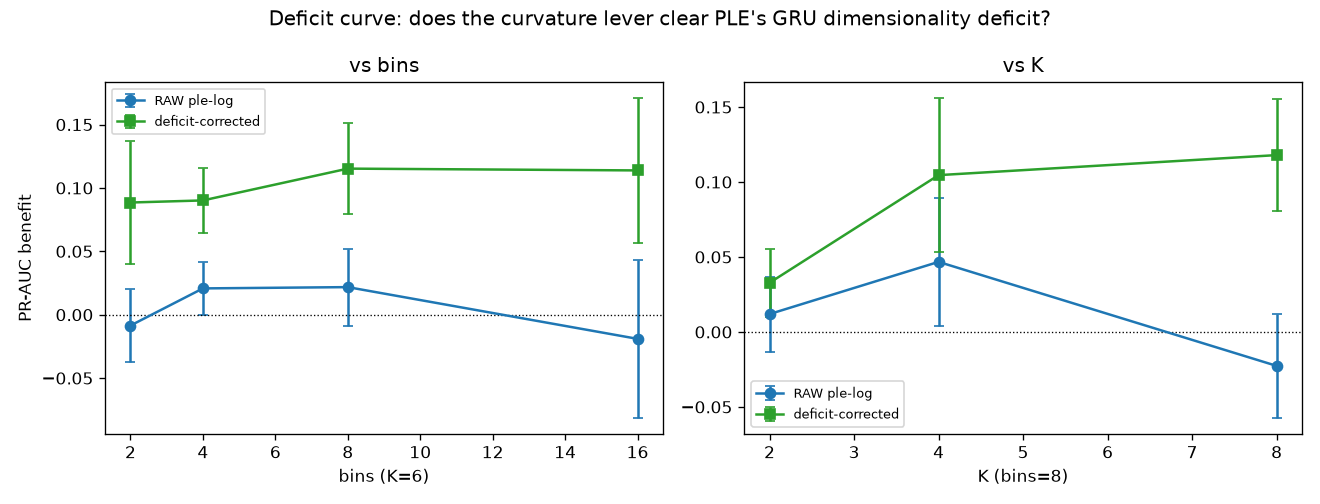

Write the Python code that produced this figure.
# /// script
# requires-python = ">=3.10"
# dependencies = ["numpy", "torch", "scikit-learn", "matplotlib"]
# ///
"""
OPEN QUESTION A — where does the curvature lever clear PLE's GRU dimensionality deficit?

Cycle 8 (corrected) showed monotone curvature is a real GRU lever (deficit-corrected +0.143) but that RAW
ple-log ~= 0 because PLE's per-step deficit in the recurrence is large (~-0.13 for K=6 x 12 bins). The
deployment-decisive question: at what feature count K and bin count B does the summed lever exceed the
summed deficit, i.e. RAW ple-log > 0? PLE's cost grows with K*B; the lever grows with K (more multivariate
curvature). So few bins should be the winning regime.

Design: K curved-in-log features (cubic), additive risk, recency-aggregated; log-adequate twin condition to
net the deficit. Affine GRU (Cycle-6 regime). Two 1-D sweeps + a static positive control at the reference:
  bins in {2,4,8,16} at K=6 ; K in {2,4,8} at bins=8.
Report RAW ple-log (deployment number) and deficit-corrected (lever) per config; find the raw>0 crossing.
5 seeds, paired 95% CI. The log arm is bins-independent -> trained once per (K,cond,seed) and reused.
"""
import numpy as np
import torch
import torch.nn as nn
from sklearn.linear_model import LogisticRegression
from sklearn.metrics import average_precision_score
import matplotlib
matplotlib.use("Agg")
import matplotlib.pyplot as plt

torch.manual_seed(0)
N_TRAIN, N_VAL, N_TEST = 4000, 2000, 4000
L = 32
HIDDEN, EPOCHS, LR, BATCH, PATIENCE = 32, 30, 0.01, 256, 6
DECAY = 0.9
SEEDS = [0, 1, 2, 3, 4]
T_CRIT = 2.776
W = (DECAY ** np.arange(L)[::-1]); W = W / W.sum()
BINS_SWEEP = [(6, 2), (6, 4), (6, 8), (6, 16)]              # (K, bins) vary bins at K=6
K_SWEEP = [(2, 8), (4, 8), (8, 8)]                          # vary K at bins=8
CONFIGS = BINS_SWEEP + K_SWEEP


def _std(v, axis=None):
    m = v.mean(axis=axis, keepdims=axis is not None)
    s = v.std(axis=axis, keepdims=axis is not None) + 1e-12
    return (v - m) / s


def make(cond, K, n, seed):
    rng = np.random.default_rng(seed)
    feats = np.exp(rng.normal(0.0, 1.2, size=(n, L, K)))
    sc = _std(np.log(feats), axis=(0, 1))
    logit = np.zeros(n)
    for j in range(K):
        g = _std(sc[..., j] ** 3 if cond == "curved" else sc[..., j])
        logit = logit + _std((g * W[None, :]).sum(1))
    b = -np.quantile(logit, 0.93)
    y = (rng.random(n) < 1 / (1 + np.exp(-(logit + b)))).astype(np.float32)
    return sc.astype(np.float32), y


def edges(sc, K, B):
    E = []
    for j in range(K):
        e = np.quantile(sc[..., j], np.linspace(0, 1, B + 1))
        for t in range(1, e.size):
            if e[t] <= e[t - 1]:
                e[t] = e[t - 1] + 1e-9
        E.append(e)
    return E


def enc(arm, sc, E, K, B):
    if arm == "log":
        return sc.astype(np.float32)
    cols = []
    for j in range(K):
        e = E[j]; x = sc[..., j]
        r = np.empty(sc.shape[:2] + (B,), dtype=np.float32)
        for t in range(B):
            r[..., t] = np.clip((x - e[t]) / (e[t + 1] - e[t]), 0.0, 1.0)
        cols.append(r)
    return np.concatenate(cols, axis=-1).astype(np.float32)


class GRUClf(nn.Module):
    def __init__(self, d):
        super().__init__()
        self.gru = nn.GRU(d, HIDDEN, batch_first=True)
        self.head = nn.Linear(HIDDEN, 1)

    def forward(self, x):
        out, _ = self.gru(x)
        return self.head(out[:, -1, :]).squeeze(1)


def gscore(m, X):
    m.eval()
    with torch.no_grad():
        return torch.sigmoid(m(torch.tensor(X))).numpy()


def gru_ap(Xtr, ytr, Xva, yva, Xte, yte, seed):
    torch.manual_seed(seed); torch.set_num_threads(1)
    m = GRUClf(Xtr.shape[2])
    opt = torch.optim.Adam(m.parameters(), lr=LR)
    lossf = nn.BCEWithLogitsLoss()
    Xt, yt = torch.tensor(Xtr), torch.tensor(ytr)
    best, bs, bad = -1.0, None, 0
    for ep in range(EPOCHS):
        m.train()
        g = torch.Generator().manual_seed(seed * 1000 + ep)
        perm = torch.randperm(len(ytr), generator=g)
        for i in range(0, len(ytr), BATCH):
            idx = perm[i:i + BATCH]
            opt.zero_grad(); lossf(m(Xt[idx]), yt[idx]).backward(); opt.step()
        a = average_precision_score(yva, gscore(m, Xva))
        if a > best + 1e-5:
            best, bad, bs = a, 0, {k: v.clone() for k, v in m.state_dict().items()}
        else:
            bad += 1
            if bad >= PATIENCE:
                break
    if bs is not None:
        m.load_state_dict(bs)
    return average_precision_score(yte, gscore(m, Xte))


def static_ap(arm, sc_tr, ytr, sc_te, yte, E, K, B):
    def pool(sc):
        return (enc(arm, sc, E, K, B) * W[None, :, None]).sum(1)
    m = LogisticRegression(max_iter=3000).fit(pool(sc_tr), ytr)
    return average_precision_score(yte, m.predict_proba(pool(sc_te))[:, 1])


def ci(d):
    d = np.asarray(d, float); m = d.mean(); se = d.std(ddof=1) / np.sqrt(len(d))
    return m, m - T_CRIT * se, m + T_CRIT * se


# cache log APs by (K, cond, seed); ple APs by (K, B, cond, seed)
logap, pleap, statap = {}, {}, {}
Ks = sorted({K for K, _ in CONFIGS})
for K in Ks:
    for cond in ("curved", "logadq"):
        for si, seed in enumerate(SEEDS):
            sc_tr, ytr = make(cond, K, N_TRAIN, 100 + seed)
            sc_va, yva = make(cond, K, N_VAL, 300 + seed)
            sc_te, yte = make(cond, K, N_TEST, 500 + seed)
            logap[(K, cond, si)] = gru_ap(enc("log", sc_tr, None, K, 0), ytr,
                                          enc("log", sc_va, None, K, 0), yva,
                                          enc("log", sc_te, None, K, 0), yte, seed)
            for (KK, B) in CONFIGS:
                if KK != K:
                    continue
                E = edges(sc_tr, K, B)
                pleap[(K, B, cond, si)] = gru_ap(enc("ple", sc_tr, E, K, B), ytr,
                                                 enc("ple", sc_va, E, K, B), yva,
                                                 enc("ple", sc_te, E, K, B), yte, seed)
                if (K, B) == (6, 8):                        # static positive control at reference config
                    statap[(cond, si)] = static_ap("ple", sc_tr, ytr, sc_te, yte, E, K, B) - \
                        static_ap("log", sc_tr, ytr, sc_te, yte, E, K, B)

print("=" * 88)
print("DEFICIT CURVE — RAW ple-log (deployment) and deficit-corrected (lever), affine GRU, 5 seeds")
print(f"{'K':>3} {'bins':>5} {'RAW ple-log':>22} {'deficit-corrected':>22} {'raw>0?':>7}")
rows = []
for (K, B) in CONFIGS:
    raw = ci([pleap[(K, B, "curved", si)] - logap[(K, "curved", si)] for si in range(len(SEEDS))])
    dc = ci([(pleap[(K, B, "curved", si)] - logap[(K, "curved", si)]) -
             (pleap[(K, B, "logadq", si)] - logap[(K, "logadq", si)]) for si in range(len(SEEDS))])
    rows.append((K, B, raw, dc))
    print(f"{K:>3} {B:>5} {raw[0]:+.3f} [{raw[1]:+.3f},{raw[2]:+.3f}] "
          f"{dc[0]:+.3f} [{dc[1]:+.3f},{dc[2]:+.3f}] {'YES' if raw[1] > 0 else 'no':>7}")

sc_ctrl = ci([statap[("curved", si)] for si in range(len(SEEDS))])
print(f"\nstatic positive control (K=6,bins=8) curved ple-log: {sc_ctrl[0]:+.3f} "
      f"[{sc_ctrl[1]:+.3f},{sc_ctrl[2]:+.3f}] -> {'FIRES' if sc_ctrl[1] > 0 else 'blind'}")

print("\nReadout: deficit-corrected (lever) should stay ~positive across configs; RAW crosses 0 as bins")
print("shrink / K grows. The winning deployment regime is where RAW ple-log CI clears 0.")

fig, (a1, a2) = plt.subplots(1, 2, figsize=(11, 4.2))
bp = [r for r in rows if (r[0], r[1]) in BINS_SWEEP]
a1.errorbar([r[1] for r in bp], [r[2][0] for r in bp],
            yerr=[[r[2][0] - r[2][1] for r in bp], [r[2][2] - r[2][0] for r in bp]],
            marker="o", capsize=3, color="#1f77b4", label="RAW ple-log")
a1.errorbar([r[1] for r in bp], [r[3][0] for r in bp],
            yerr=[[r[3][0] - r[3][1] for r in bp], [r[3][2] - r[3][0] for r in bp]],
            marker="s", capsize=3, color="#2ca02c", label="deficit-corrected")
a1.axhline(0, color="k", lw=0.8, ls=":"); a1.set_xlabel("bins (K=6)"); a1.set_ylabel("PR-AUC benefit"); a1.legend(fontsize=8); a1.set_title("vs bins")
kp = [r for r in rows if (r[0], r[1]) in K_SWEEP]
a2.errorbar([r[0] for r in kp], [r[2][0] for r in kp],
            yerr=[[r[2][0] - r[2][1] for r in kp], [r[2][2] - r[2][0] for r in kp]],
            marker="o", capsize=3, color="#1f77b4", label="RAW ple-log")
a2.errorbar([r[0] for r in kp], [r[3][0] for r in kp],
            yerr=[[r[3][0] - r[3][1] for r in kp], [r[3][2] - r[3][0] for r in kp]],
            marker="s", capsize=3, color="#2ca02c", label="deficit-corrected")
a2.axhline(0, color="k", lw=0.8, ls=":"); a2.set_xlabel("K (bins=8)"); a2.legend(fontsize=8); a2.set_title("vs K")
fig.suptitle("Deficit curve: does the curvature lever clear PLE's GRU dimensionality deficit?")
fig.tight_layout(); fig.savefig("deficit_curve.png", dpi=120)
print("\nsaved deficit_curve.png")
